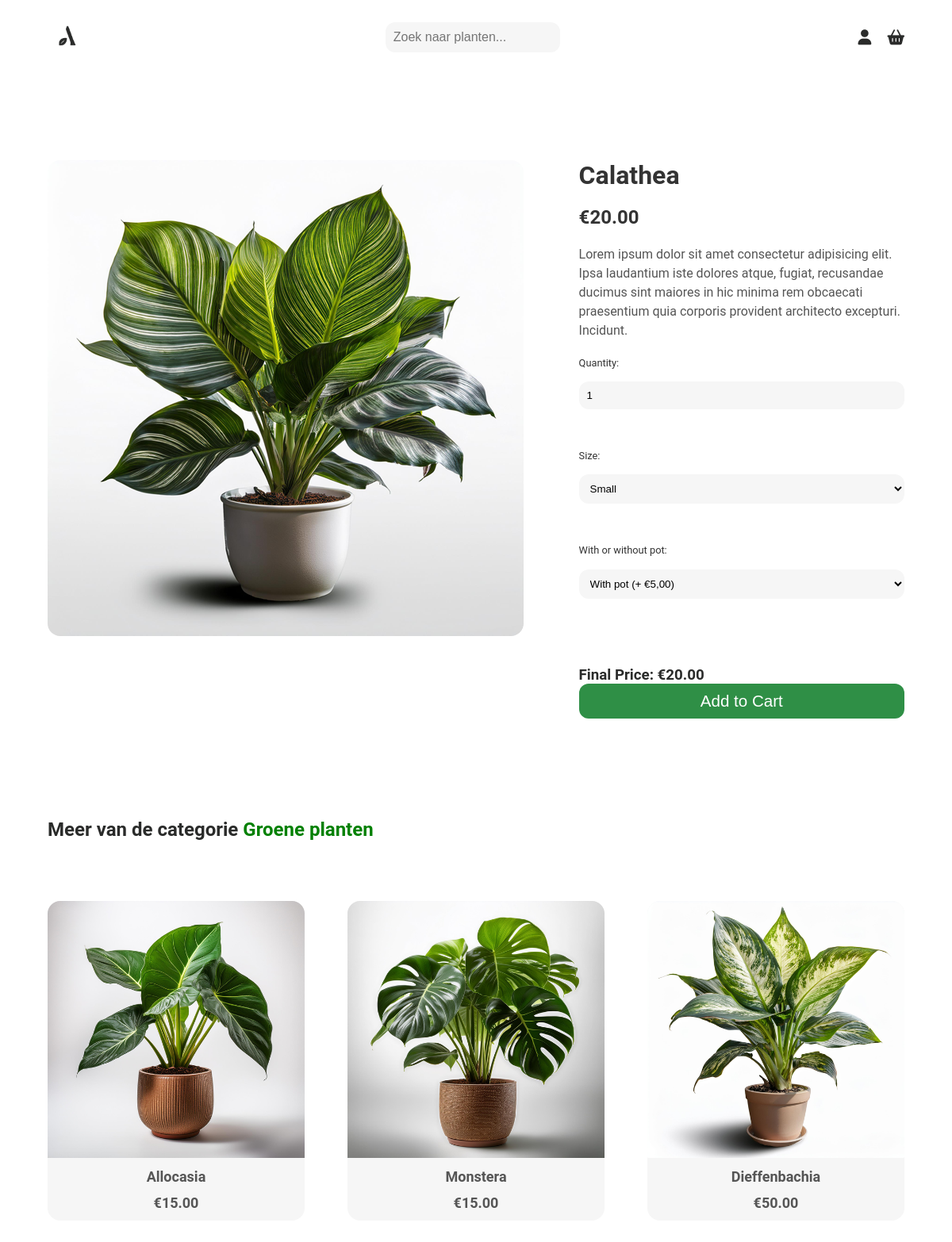
/product-page.php?id=14, run on the app's committed database.
### tables this page shows
CREATE TABLE `products` (
  `id` int(11) NOT NULL,
  `name` varchar(255) NOT NULL,
  `description` text NOT NULL,
  `price` decimal(10,0) NOT NULL,
  `image` varchar(255) NOT NULL,
  `category_id` int(11) NOT NULL,
  `stock` int(11) NOT NULL DEFAULT 0,
  `created_at` datetime DEFAULT current_timestamp(),
  `updated_at` datetime DEFAULT current_timestamp() ON UPDATE current_timestamp()
);

### classes/Product.php (called while the page is built, shortened)
<?php
class Product
{
    public static function getAll()
    {
        $conn = Db::getConnection();
        $statement = $conn->prepare("SELECT * FROM products");
        $statement->execute();
        return $statement->fetchAll(PDO::FETCH_ASSOC);
    }
    public static function getById($id)
    {
        $conn = Db::getConnection();
        $statement = $conn->prepare("SELECT * FROM products WHERE id = :id");
        $statement->bindValue(":id", $id);
        $statement->execute();
        return $statement->fetch(PDO::FETCH_ASSOC);
    }
}
?>

### classes/Category.php (called while the page is built, shortened)
<?php
class Category
{
    public static function getById($id)
    {
        $conn = Db::getConnection();
        $statement = $conn->prepare("SELECT * FROM category WHERE id = :id");
        $statement->bindValue(':id', $id);
        $statement->execute();
        return $statement->fetch(PDO::FETCH_ASSOC);
    }
}
?>

### product-page.php (the view, shortened to what this page needs)
<?php
include_once(__DIR__ . '/classes/Product.php');
include_once(__DIR__ . '/classes/Category.php');
$productId = intval($_GET['id']);
$product = Product::getById($productId);
$category = Category::getById($product['category_id']);
$product['category_name'] = $category['name'];
?>
<!DOCTYPE html>
<html lang="en">
<head>
  </html>  <meta name="viewport" content="width=device-width, initial-scale=1.0">
    <link rel="stylesheet" href="https://cdnjs.cloudflare.com/ajax/libs/font-awesome/6.0.0-beta3/css/all.min.css">
    <link rel="stylesheet" href="style.css">
</head>
<body>
<nav>
    <a href="index.php"><img class="logo" src="images/logo-plantwerp.png" alt="Plantwerp Logo"></a>
    <input type="text" placeholder="Zoek naar planten..." class="search-bar">
    <div class="nav-items">
        <a href="profile.php" class="icon profile-icon" aria-label="Profiel">
            <i class="fas fa-user"></i>
        </a>
        <a href="#" class="icon basket-icon" aria-label="Winkelmand">
            <i class="fas fa-shopping-basket"></i>
        </a>
    </div>
</nav>
    <div class="product-container">
        <div class="product-image">
            <img src="<?php echo htmlspecialchars($product['image']); ?>" alt="<?php echo htmlspecialchars($product['name']); ?>">
        </div>
        <div class="product-details">
    <h1><?php echo htmlspecialchars($product['name']); ?></h1>
    <p class="product-price">€<?php echo htmlspecialchars(number_format($product['price'], 2)); ?></p>
    <p class="product-description"><?php echo htmlspecialchars($product['description']); ?></p>
    <div class="product-options form-group ">
        <div class="option">
            <label for="quantity">Quantity:</label>
            <input type="number" id="quantity" name="quantity" min="1" max="5" value="1">
        </div>
        <div class="option">
            <label for="size">Size:</label>
            <select name="size" id="size">
                <option value="small">Small</option>
            </select>
        </div>
        <div class="option">
            <label for="pot">With or without pot:</label>
            <select name="pot" id="pot">
                <option value="with">With pot (+ €5,00)</option>
            </select>
        </div>
    </div>
    <h3 class="final-price">Final Price: €<span id="finalPrice"><?php echo htmlspecialchars(number_format($product['price'], 2)); ?></span></>
    <button class="btn" type="submit">Add to Cart</button>
</div>
    </div>
    <h2  >Meer van de categorie <span style="color:green;"><?php echo htmlspecialchars($product['category_name']); ?></span></h2>
    <div class="related-products">
        <div class="products">
            <?php
            $products = Product::getAll();
            foreach ($products as $relatedProduct):
                if ($relatedProduct['id'] == $product['id']) continue;
            ?>
                <a href="product-page.php?id=<?php echo $relatedProduct['id']; ?>" class="product-card">
                    <img src="<?php echo htmlspecialchars($relatedProduct['image']); ?>" alt="<?php echo htmlspecialchars($relatedProduct['name']); ?>">
                    <p><?php echo htmlspecialchars($relatedProduct['name']); ?></p>
                    <p>€<?php echo htmlspecialchars(number_format($relatedProduct['price'], 2)); ?></p>
                </a>
            <?php endforeach; ?>
        </div>
    </div>
</html>

### style.css (style rules this page uses)
body { font-family: 'Roboto', sans-serif; margin: 0; padding: 0 5% 10%; box-sizing: border-box; color: #2A2B2A; }
nav { display: flex; justify-content: space-between; align-items: center; padding: 20px 0; }
.nav-items { display: flex; align-items: center; gap: 20px; }
.search-bar { padding: 10px; border: 0px solid #ddd; border-radius: 12px; font-size: 1em; background-color: #f6f6f6; width: 200px; }
.icon { color: #2A2B2A; font-size: 1.2em; text-decoration: none; display: flex; align-items: center; justify-content: center; }
.logo { width: 50px; }
h2 { margin: 0%; padding-bottom: 2%; }
.products { display: grid; grid-template-columns: repeat(auto-fit, minmax(250px, 1fr)); gap: 5%; }
.product-card { background-color: #f6f6f6; border-radius: 16px; text-align: center; transition: box-shadow 0.3s ease; display: flex; flex-direction: column; justify-content: space-between; text-decoration: none; }
.product-card img { width: 100%; border-radius: 16px 16px 0% 0%; height: fit-content; object-fit: cover; padding-bottom: 4%; }
.product-card p { font-size: 18px; color: #555; margin: 0 0 12px 0; font-weight: bold; }
.product-container { display: flex; flex-direction: column; gap: 5%; align-items: center; padding: 10% 0%; height: 100%; }
.product-image { align-items: center; height: 100%; width: 100%; padding-bottom: 10%; justify-content: center; }
.product-image img { max-width: 100%; height: 100%; border-radius: 16px; align-self: center; object-fit: cover; }
.product-details { gap: 10%; width: 100%; display: flex; flex-direction: column; justify-content: space-between; }
.product-details h1 { font-size: 2em; color: #333; margin: 0%; padding-top: 0%; }
.product-price { font-size: 1.5em; color: #333; margin: 0%; padding-top: 5%; font-weight: bold; }
.product-description { color: #555; font-size: 1em; line-height: 1.5; margin: 0%; padding: 5% 0%; }
.product-options div { display: flex; gap: 10%; padding-bottom: 10%; flex-direction: column; align-items: center; }
label { font-size: 0.8em; color: #333; padding-bottom: 2%; text-align: left; width: 100%; }
.btn { display: inline-block; padding: 10px 0px; width: 100%; font-size: 1.1em; color: #fff; background-color: #2f8f46; border: none; border-radius: 12px; text-align: center; text-decoration: none; transition: background-color 0.3s; cursor: pointer; }
.related-products { padding: 5% 0%; display: flex; gap: 5%; }
.related-products .products { width: 100%; }
.form-group { margin-bottom: 15px; text-align: left; }
.form-group label { font-size: 0.8em; color: #333; margin-bottom: 2%; text-align: left; }
.form-group input, textarea, .form-group select { width: 100%; padding: 10px; max-width: 100%; margin-bottom: 10px; border: 0px solid #ddd; border-radius: 12px; background-color: #f6f6f6; box-sizing: border-box; }
@media (min-width: 650px) { .product-container { flex-direction: row; align-items: flex-start; } }
@media (min-width: 650px) { .product-image { padding-bottom: 0%; width: 60%; } }
@media (min-width: 650px) { .product-details { width: 40%; } }

### data on the page
products: image (picture), name "Calathea", price "20.00", description "Lorem ipsum dolor sit amet consectetur adipisicing elit. Ipsa laudantium iste dolores atque, fugiat, recusandae ducimus sint maiores in hic minima rem obcaecati praesentium quia corporis provident architecto excepturi. Incidunt."
products: image (picture), name "Allocasia", price "15.00"
products: image (picture), name "Monstera", price "15.00"
products: image (picture), name "Dieffenbachia", price "50.00"

### other printed values
$product['category_name'] "Groene planten"
